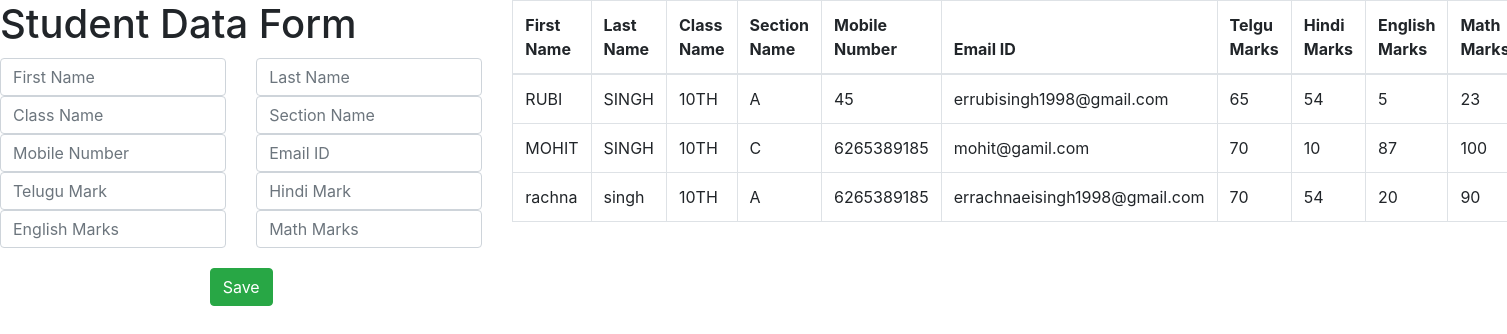
The page / on the database its author committed.
### app1/models.py (models this page shows)
class Student(models.Model):
    fname=models.CharField(max_length=100)
    lname=models.CharField(max_length=100)
    cname=models.CharField(max_length=20)
    sname=models.CharField(max_length=20)
    mobile=models.BigIntegerField()
    email=models.EmailField(max_length=100)
    telugu=models.IntegerField()
    hindi=models.IntegerField()
    english=models.IntegerField()
    math=models.IntegerField()

### app1/views.py (the view, shortened to what this page needs)
# urls.py: path('',views.student , name='student'),
def student(request):
    context={'Studentdata': Student.objects.all()}
    return render(request,'htmlfile/studentdata.html',context)

### templates/htmlfile/studentdata.html (shortened to what this page needs)
<!DOCTYPE html>
<html lang="en">
<head>
    {% include 'htmlfile/cdnfile.html' %}
</head>
<body>
    <div class="row">
        <div class="col-md-4">
             <h1>Student Data Form</h1>
            <form method="POST">
                <div class="row">
                    <div class="col-md-6">
                      <input type="text" name="fname" class="form-control" placeholder="First Name" value="{{ i.fname }}">
                        </div>
                           <div class="col-md-6">
                            <input type="text" name="lname" class="form-control" placeholder="Last Name">
                        </div>
                       </div>
                <div class="row">
                    <div class="col-md-6">
        <input type="text" name="cname" class="form-control" placeholder="Class Name">
                    </div>
                        <div class="col-md-6">
            <input type="text" name="sname" class="form-control" placeholder="Section Name">
                    </div>
                </div>
                <div class="row">
                    <div class="col-md-6">
            <input type="text" name="mname" class="form-control" placeholder="Mobile Number">
                    </div>
                        <div class="col-md-6">
            <input type="text" name="email" class="form-control" placeholder="Email ID">
                    </div>
                </div>
                <div class="row">
                    <div class="col-md-6">
            <input type="text" name="telugu" class="form-control" placeholder="Telugu Mark">
                    </div>
                    <div class="col-md-6">
            <input type="text" name="hindi" class="form-control" placeholder="Hindi Mark">
                    </div>
                </div>
                <div class="row">
                    <div class="col-md-6">
            <input type="text" name="english" class="form-control" placeholder="English Marks">
                    </div>
                        <div class="col-md-6">
            <input type="text" name="math" class="form-control" placeholder="Math Marks">
                        </div>
                </div>
            <center>
            <input type="submit" value="Save" class="btn btn-success" style="margin-top: 20px">
                </center>
                </form>
        </div>
        <div class="col-md-8">
        {% if Studentdata %}
            <table class="table table-bordered">
                <thead>
                <tr>
                    <th>First Name</th>
                    <th>Last Name</th>
                    <th>Class Name</th>
                    <th>Section Name</th>
                    <th>Mobile Number</th>
                    <th>Email ID</th>
                    <th>Telgu Marks</th>
                    <th>Hindi Marks</th>
                    <th>English Marks</th>
                    <th>Math Marks</th>
                </tr>
                </thead>
                <tbody>
                {% for i in Studentdata %}
                    <tr>
                     <td>{{ i.fname }}</td>
                     <td>{{ i.lname }}</td>
                     <td>{{ i.cname }}</td>
                     <td>{{ i.sname }}</td>
                     <td>{{ i.mobile }}</td>
                     <td>{{ i.email }}</td>
                     <td>{{ i.telugu }}</td>
                     <td>{{ i.hindi }}</td>
                     <td>{{ i.english }}</td>
                     <td>{{ i.math }}</td>
                    </tr>
                {% endfor %}
                </tbody>
            </table>
        {% else %}
            <h3 class="text-danger">Data not available</h3>
        {% endif %}
        </div>
    </div>
</body>
</html>

### templates/htmlfile/cdnfile.html (shortened to what this page needs)
<!DOCTYPE html>
<html lang="en">
<head>
    <link rel="stylesheet" href="https://cdn.jsdelivr.net/npm/bootstrap@4.5.3/dist/css/bootstrap.min.css"
>
    <link rel='stylesheet' href="https://stackpath.bootstrapcdn.com/font-awesome/4.7.0/css/font-awesome.min.css">
</head>
<body>
</body>
</html>

### templates/htmlfile/studentdata.html (style rules this page uses)
form { margin-top: 10px; }

### rows shown on the page
Student: fname "RUBI", lname "SINGH", cname "10TH", sname "A", mobile "45", email "errubisingh1998@gmail.com", telugu "65", hindi "54", english "5", math "23"
Student: fname "MOHIT", lname "SINGH", cname "10TH", sname "C", mobile "6265389185", email "mohit@gamil.com", telugu "70", hindi "10", english "87", math "100"
Student: fname "rachna", lname "singh", cname "10TH", sname "A", mobile "6265389185", email "errachnaeisingh1998@gmail.com", telugu "70", hindi "54", english "20", math "90"
